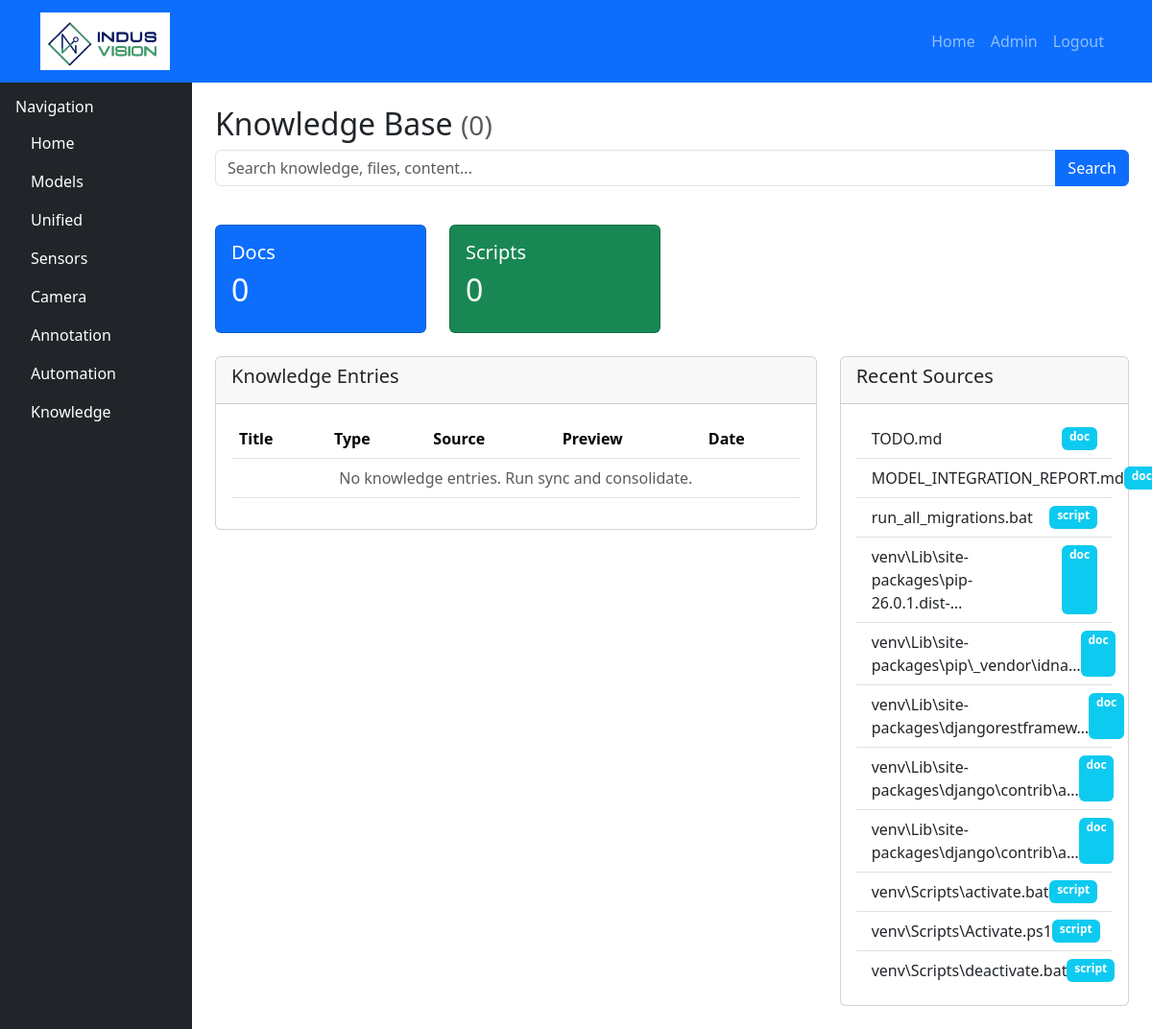
Page /dashboard/knowledge/ (signed in) on the committed database.
### dashboard/models.py (models this page shows, shortened)
class SourceFile(models.Model):
    path = models.CharField(max_length=512, unique=True)
    file_type = models.CharField(max_length=16, choices=SOURCE_TYPE_CHOICES)
    components = models.CharField(max_length=128, blank=True)
    line_count = models.IntegerField(default=0)
    last_updated = models.DateTimeField(null=True, blank=True)
    size_bytes = models.BigIntegerField(default=0)
    is_dashboard_relevant = models.BooleanField(default=True)
    is_knowledge_relevant = models.BooleanField(default=False)
    class Meta:
        ordering = ['-last_updated', 'path']

### dashboard/views.py (the view)
# urls.py: path('knowledge/', views.knowledge, name='knowledge'),
@login_required
def knowledge(request):
    from django.db.models import Count, Q
    query = request.GET.get('q', '')
    knowledge_entries = KnowledgeEntry.objects.all()
    if query:
        knowledge_entries = knowledge_entries.filter(
            Q(title__icontains=query) | Q(source_file__path__icontains=query) | Q(content_preview__icontains=query)
        )
    knowledge_entries = knowledge_entries.order_by('-consolidated_at')[:50]
    stats = knowledge_entries.aggregate(
        total=Count('id'),
        docs=Count('id', filter=Q(knowledge_type='doc')),
        scripts=Count('id', filter=Q(knowledge_type='script'))
    )
    sources = SourceFile.objects.filter(is_knowledge_relevant=True).order_by('-last_updated')[:20]
    context = {
        'knowledge_entries': knowledge_entries,
        'stats': stats,
        'sources': sources,
        'query': query,
    }
    return render(request, 'knowledge.html', context)

### templates/knowledge.html (shortened to what this page needs)
{% extends 'base.html' %}
{% block content %}
<div class="row mb-4">
  <div class="col-md-12">
    <h2>Knowledge Base <small class="text-muted">({{ stats.total }})</small></h2>
    <form method="get" class="mb-3">
      <div class="input-group">
        <input type="text" name="q" value="{{ query }}" class="form-control" placeholder="Search knowledge, files, content...">
        <button class="btn btn-primary" type="submit">Search</button>
      </div>
    </form>
  </div>
</div>
<div class="row mb-4">
  <div class="col-md-3">
    <div class="card text-white bg-primary">
      <div class="card-body">
        <h5>Docs</h5>
        <h2>{{ stats.docs }}</h2>
      </div>
    </div>
  </div>
  <div class="col-md-3">
    <div class="card text-white bg-success">
      <div class="card-body">
        <h5>Scripts</h5>
        <h2>{{ stats.scripts }}</h2>
      </div>
    </div>
  </div>
</div>
<div class="row">
  <div class="col-md-8">
    <div class="card">
      <div class="card-header">
        <h5>Knowledge Entries</h5>
      </div>
      <div class="card-body">
        <div class="table-responsive">
          <table class="table table-hover">
            <thead>
              <tr>
                <th>Title</th>
                <th>Type</th>
                <th>Source</th>
                <th>Preview</th>
                <th>Date</th>
              </tr>
            </thead>
            <tbody>
              {% for ke in knowledge_entries %}
              <tr>
                <td><strong>{{ ke.title }}</strong></td>
                <td><span class="badge bg-{% if ke.knowledge_type == 'doc' %}primary{% else %}success{% endif %}">{{ ke.knowledge_type|upper }}</span></td>
                <td>{{ ke.source_file.path|truncatechars:50 }}</td>
                <td>{{ ke.content_preview|truncatechars:100 }}</td>
                <td>{{ ke.consolidated_at|date:"M d Y H:i" }}</td>
              </tr>
              {% empty %}
              <tr>
                <td colspan="5" class="text-center text-muted">No knowledge entries. Run sync and consolidate.</td>
              </tr>
              {% endfor %}
            </tbody>
          </table>
        </div>
      </div>
    </div>
  </div>
  <div class="col-md-4">
    <div class="card">
      <div class="card-header">
        <h5>Recent Sources</h5>
      </div>
      <div class="card-body">
        <ul class="list-group list-group-flush">
          {% for source in sources %}
          <li class="list-group-item d-flex justify-content-between">
            {{ source.path|truncatechars:40 }}
            <span class="badge bg-info">{{ source.file_type }}</span>
          </li>
          {% endfor %}
        </ul>
      </div>
    </div>
  </div>
</div>
{% endblock %}

### templates/base.html (shortened to what this page needs)
<!DOCTYPE html>
<html lang="en">
<head>
<link href="https://cdn.jsdelivr.net/npm/bootstrap@5.3.3/dist/css/bootstrap.min.css" rel="stylesheet">
</head>
<body>
<nav class="navbar navbar-expand-lg navbar-dark bg-primary">
  <div class="container">
{% load static %}<img src="{% static 'logo.png' %}" alt="IndusVision Logo" class="navbar-brand me-3" style="height: 70px;">
    <div class="navbar-nav ms-auto">
      <a class="nav-link" href="/dashboard/">Home</a>
      {% if user.is_authenticated %}
      <a class="nav-link" href="/admin/">Admin</a>
      <form method="post" action="/logout/" style="display: inline;">
        <button type="submit" class="nav-link btn btn-link">Logout</button>
      </form>
      {% else %}
      <a class="nav-link" href="/login/">Login</a>
      {% endif %}
    </div>
  </div>
</nav>
<div class="container-fluid">
  <div class="row">
    {% block sidebar %}
    <div class="col-md-2 bg-dark text-white p-3" style="min-height: calc(100vh - 76px);">
      <h6>Navigation</h6>
      <ul class="nav flex-column">
        <li class="nav-item">
          <a class="nav-link text-white" href="/dashboard/">Home</a>
        </li>
        <li class="nav-item">
          <a class="nav-link text-white" href="/dashboard/models/">Models</a>
        </li>
        <li class="nav-item">
          <a class="nav-link text-white" href="/dashboard/unified/">Unified</a>
        </li>
        <li class="nav-item">
          <a class="nav-link text-white" href="/api/sensor/">Sensors</a>
        </li>
        <li class="nav-item">
          <a class="nav-link text-white" href="/api/camera/">Camera</a>
        </li>
        <li class="nav-item">
          <a class="nav-link text-white" href="/api/annotation/">Annotation</a>
        </li>
        <li class="nav-item">
          <a class="nav-link text-white" href="/api/automation/">Automation</a>
        </li>
        <li class="nav-item">
          <a class="nav-link text-white" onclick="loadKnowledge()">Knowledge</a>
        </li>
      </ul>
    </div>
    {% endblock %}
    <div class="col-md-10 p-4">
      {% block content %}{% endblock %}
    </div>
  </div>
</div>
</body>
</html>

### templates/base.html (style rules this page uses)
html { scroll-behavior: smooth; }

### rows in the picture
SourceFile: path "TODO.md", file_type "doc"
SourceFile: path "MODEL_INTEGRATION_REPORT.md", file_type "doc"
SourceFile: path "run_all_migrations.bat", file_type "script"
SourceFile: path "venv\\Lib\\site-packages\\pip-26.0.1.dist-…", file_type "doc"
SourceFile: path "venv\\Lib\\site-packages\\pip\\_vendor\\idna…", file_type "doc"
SourceFile: path "venv\\Lib\\site-packages\\djangorestframew…", file_type "doc"
SourceFile: path "venv\\Scripts\\activate.bat", file_type "script"
SourceFile: path "venv\\Scripts\\Activate.ps1", file_type "script"
SourceFile: path "venv\\Scripts\\deactivate.bat", file_type "script"

### other values in the picture
{{ stats.total }} "0"
{{ stats.docs }} "0"
{{ stats.scripts }} "0"
